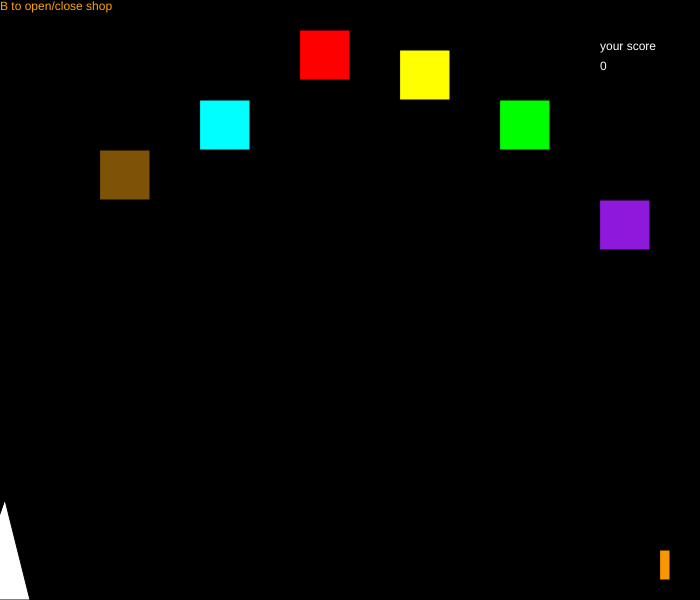
Frame 1 (no input)
Frame 60 (no input): identical to frame 1, image omitted
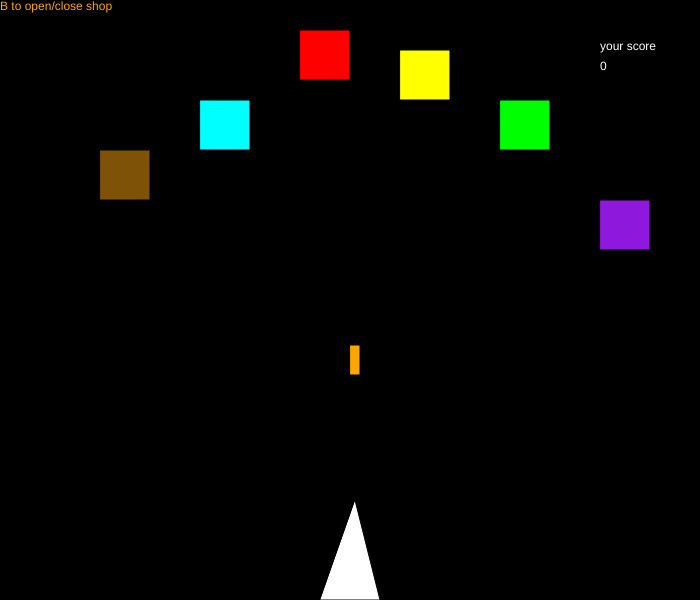
Frame 120 (the mouse pressed at the canvas centre since frame 60)

The p5.js sketch that drew these frames (run headless with seeded random() and noise() and a simulated clock; from frame 60 on, the mouse is pressed at the canvas centre):

// p5.js sketch
// ── sketch.js
var ballx = 600;
var bally = -100;

var balx = 500;
var baly = -100;

var bllx = 640;
var blly = -100;

var catx = 300;
var caty = 30;

var batx = 400;
var baty = 50;

var atx = 200;
var aty = 100;

var tx = 500;
var ty = 100;

var x = 100;
var y = 150;

var ax = 600;
var ay = 200;

var bollr = 540;
var bollerY = -100;

var hotX = 560;
var hotY = -100;

var bbx;
var bby;

var m = 1;

var s = 1;

var points = 0;

var showminu = 0;

var block = 0;

var level = 50

var levelup=1

var good = 50
var bad= -25

var flash = 1
function setup() {
  createCanvas(700, 600);
  noCursor();
}

function keyPressed() {
  if (key == "b") {
    if (showminu == 0) {
      showminu = 1;
    } else {
      showminu = 0;
    }
  }
  if(key=='q') {
    flash = 0
  }


  if (key == "m" && points > 500 && m == 1) {
    m = m + 1;
    points = points - 500;
  } else if (key == "m" && points > 1000 && m == 2) {
    m = m + 1;
    points = points - 1000;
  } else if (key == "m" && points > 1500 && m == 3) {
    m = m + 1;
    points = points - 1500;
  } else if (key == "m" && points > 2000 && m == 4) {
    m = m + 1;
    points = points - 2000;
  }
  if (key == "m" && points > 4000) {
    block = block + 1;
  }
  
  

  if (key == "n" && points > 500 && s == 1) {
    s = s + 1;
    points = points - 500;
  } else if (key == "n" && points > 1000 && s == 2) {
    s = s + 1;
    points = points - 1000;
  } else if (key == "n" && points > 1500 && s == 3) {
    s = s + 1;
    points = points - 1500;
  } else if (key == "n" && points > 2000 && s == 4) {
    
    points = points - 2000;
  }
  if(key == "l" && points > 15000 && levelup ==1 ){
    level = level + 60
  }
}

function mousePressed() {
  if (bally < 0) {
    ballx = mouseX;
    bally = 640;
  } else if (baly < 0 && m > 1) {
    balx = mouseX;
    baly = 680;
  } else if (blly < 0 && m > 2) {
    bllx = mouseX;
    blly = 600;
  } else if (bollerY < 0 && m > 3) {
    bollr = mouseX;
    bollerY = 660;
  } else if (hotY < 0 && m > 4) {
    hotX = mouseX;
    hotY = 630;
  }
}

function draw() {
  background(0);
if( flash ==1){
  fill(255);
} else {
  fill(random(random))
}
  triangle(5 + mouseX, 500, 30 + mouseX, 600, -30 + mouseX, 600);
  
  fill ('orange')
  rect(ballx, bally, 10, 30);
  rect(balx, baly, 10, 30);
  rect(bllx, blly, 10, 30);
  rect(bollr, bollerY, 10, 30);
  rect(hotX, hotY, 10, 30);

  if (s == 1) {
    bally = bally - 5;
    baly = baly - 5;
    blly = blly - 5;
    bollerY = bollerY - 5;
    hotY = hotY - 5;
  }
  if (s == 2) {
    bally = bally - 10;
    baly = baly - 10;
   blly = blly - 10;
    bollerY = bollerY - 10;
    hotY = hotY - 10;
  }
  if (s == 3) {
   bally = bally - 15;
    baly = baly - 15;
    blly = blly - 15;
    bollerY = bollerY - 15;
    hotY = hotY - 15;
  }
 if (s == 4) {
    bally = bally - 20;
    baly = baly - 20;
    blly = blly - 20;
    bollerY = bollerY - 20;
    hotY = hotY - 20;
  }
  //point upgrad
  if (block == 1) {
    fill("rgb(4,12,120)");
    rect(bbx, bby, 20, 20);

    if (
      collision20(ballx, bally, bbx, bby) ||
      collision20(balx, baly, bbx, bby) ||
      collision20(bllx, blly, bbx, bby) ||
      collision20(bollr, bollerY, bbx, bby) ||
      collision20(hotX, hotY, bbx, bby)
    ) {
      catx = random(650);
      caty = random(300);
      points = points + 1000;
    }
   }
  //minu
  if (showminu == 1) {
    fill(255);
    rect(0, 300, 180, 400);
    fill(0);
    text("M = buy shot ", 10, 340);
     text("n = buy speed ", 10, 320);
    text(" 500 score -> shot2", 10, 360);
    text(" 1000 score -> shot3", 10, 380);
    text(" 1500 score -> shot4", 10, 400);
    text("2000 score -> shot5", 10, 420);
    text("4000 score -> point upgrad", 10, 440);
    text("1200 score -> speed2 shot", 10, 460);
    text("3600 score -> speed3 shot", 10, 480);
    text("5000 score -> speed4 shot", 10, 500);
    text("15000 score -> level up", 10, 560);
  }
  text("B to open/close shop", 0, 10);
  //shot

  if (bally < 0) {
    fill(250, 150, 0);
    rect(660, 550, 10, 30);
  }

  if (baly < 0 && m > 1) {
    fill(250, 150, 0);
    rect(680, 550, 10, 30);
  }

  if (blly < 0 && m > 2) {
    fill(250, 150, 0);
    rect(640, 550, 10, 30);
  }

  if (hotY < 0 && m > 4) {
    fill(250, 150, 0);
    rect(600, 550, 10, 30);
  }

  if (bollerY < 0 && m > 3) {
    fill(250, 150, 0);
    rect(620, 550, 10, 30);
  }

  //red
  fill(255, 0, 0);
  rect(catx, caty, level);

  if (
    collision(ballx, bally, catx, caty) ||
    collision(balx, baly, catx, caty) ||
    collision(bllx, blly, catx, caty) ||
    collision(bollr, bollerY, catx, caty) ||
    collision(hotX, hotY, catx, caty)
  ) {
    catx = random(650);
    caty = random(300);
    points = points + 25;
  }

  //yelow
  fill(255, 255, 0);
  rect(batx, baty, level);

  if (
    collision(ballx, bally, batx, baty) ||
    collision(balx, baly, batx, baty) ||
    collision(bllx, blly, batx, baty) ||
    collision(bollr, bollerY, catx, caty) ||
    collision(hotX, hotY, catx, caty)
  ) {
    batx = random(650);
    baty = random(300);
    points = points + 25;
  }

  //teal
  fill(0, 255, 255);
  rect(atx, aty, level);

  if (
    collision(ballx, bally, atx, aty) ||
    collision(balx, baly, atx, aty) ||
    collision(bllx, blly, atx, aty) ||
    collision(bollr, bollerY, atx, aty) ||
    collision(hotX, hotY, atx, aty)
  ) {
    atx = random(650);
    aty = random(300);
    points = points + 25;
  }

  //green
  fill(0, 255, 0);
  rect(tx, ty, level);

  if (
    collision(ballx, bally, tx, ty) ||
    collision(balx, baly, tx, ty) ||
    collision(bllx, blly, tx, ty) ||
    collision(bollr, bollerY, tx, ty) ||
    collision(hotX, hotY, tx, ty)
  ) {
    tx = random(650);
    ty = random(300);
    points = points + 25;
  }

  //brown
  fill("#7E5207");
  rect(x, y, level);

  if (
    collision(ballx, bally, x, y) ||
    collision(balx, baly, x, y) ||
    collision(bllx, blly, x, y) ||
    collision(bollr, bollerY, tx, ty) ||
    collision(hotX, hotY, tx, ty)
  ) {
    x = random(650);
    y = random(300);
    points = points + 25;
  }

  // puple
  fill("#8F18DD");
  rect(ax, ay, level);

  if (
    collision(ballx, bally, ax, ay) ||
    collision(balx, baly, ax, ay) ||
    collision(bllx, blly, ax, ay) ||
    collision(bollr, bollerY, ax, ay) ||
    collision(hotX, hotY, ax, ay)
  ) {
    ax = random(650);
    ay = random(300);
    points = points + 25;
  }

  fill(255);
  text("your score", 600, 50);
  text( points , 600, 70 )
}

function collision(x1, y1, boxx, boxy) {
  return x1 > boxx && x1 < boxx + level && y1 > boxy && y1 < boxy + level;
}

function collision20(x1, y1, boxx, boxy) {
  return x1 > boxx && x1 < boxx + 20 && y1 > boxy && y1 < boxy + 20;
}
